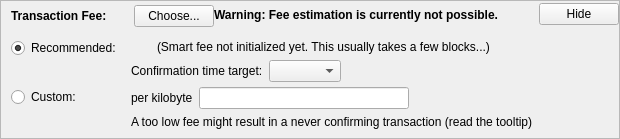
    <widget class="QFrame" name="frameFee">
     <property name="sizePolicy">
      <sizepolicy hsizetype="Expanding" vsizetype="Expanding">
       <horstretch>0</horstretch>
       <verstretch>0</verstretch>
      </sizepolicy>
     </property>
     <property name="maximumSize">
      <size>
       <width>16777215</width>
       <height>16777215</height>
      </size>
     </property>
     <property name="frameShape">
      <enum>QFrame::StyledPanel</enum>
     </property>
     <property name="frameShadow">
      <enum>QFrame::Sunken</enum>
     </property>
     <layout class="QVBoxLayout" name="verticalLayoutFee1">
      <property name="spacing">
       <number>0</number>
      </property>
      <property name="leftMargin">
       <number>0</number>
      </property>
      <property name="topMargin">
       <number>0</number>
      </property>
      <property name="rightMargin">
       <number>0</number>
      </property>
      <property name="bottomMargin">
       <number>0</number>
      </property>
      <item>
       <layout class="QVBoxLayout" name="verticalLayoutFee2" stretch="0,0,0">
        <property name="spacing">
         <number>0</number>
        </property>
        <property name="leftMargin">
         <number>10</number>
        </property>
        <property name="topMargin">
         <number>0</number>
        </property>
        <item>
         <layout class="QHBoxLayout" name="horizontalLayoutFee1">
          <property name="bottomMargin">
           <number>0</number>
          </property>
          <item>
           <layout class="QVBoxLayout" name="verticalLayoutFee7">
            <property name="spacing">
             <number>0</number>
            </property>
            <item>
             <spacer name="verticalSpacerSmartFee">
              <property name="orientation">
               <enum>Qt::Vertical</enum>
              </property>
              <property name="sizeType">
               <enum>QSizePolicy::Fixed</enum>
              </property>
              <property name="sizeHint" stdset="0">
               <size>
                <width>1</width>
                <height>4</height>
               </size>
              </property>
             </spacer>
            </item>
            <item>
             <layout class="QHBoxLayout" name="horizontalLayoutSmartFee">
              <property name="spacing">
               <number>10</number>
              </property>
              <item>
               <widget class="QLabel" name="labelFeeHeadline">
                <property name="sizePolicy">
                 <sizepolicy hsizetype="Preferred" vsizetype="Maximum">
                  <horstretch>0</horstretch>
                  <verstretch>0</verstretch>
                 </sizepolicy>
                </property>
                <property name="font">
                 <font>
                  <weight>75</weight>
                  <bold>true</bold>
                 </font>
                </property>
                <property name="styleSheet">
                 <string notr="true">font-weight:bold;</string>
                </property>
                <property name="text">
                 <string>Transaction Fee:</string>
                </property>
               </widget>
              </item>
              <item>
               <widget class="QLabel" name="labelFeeMinimized">
                <property name="text">
                 <string/>
                </property>
               </widget>
              </item>
              <item>
               <widget class="QPushButton" name="buttonChooseFee">
                <property name="text">
                 <string>Choose...</string>
                </property>
               </widget>
              </item>
             </layout>
            </item>
            <item>
             <spacer name="verticalSpacer_5">
              <property name="orientation">
               <enum>Qt::Vertical</enum>
              </property>
              <property name="sizeHint" stdset="0">
               <size>
                <width>1</width>
                <height>1</height>
               </size>
              </property>
             </spacer>
            </item>
           </layout>
          </item>
          <item>
           <widget class="QLabel" name="fallbackFeeWarningLabel">
            <property name="toolTip">
             <string>Using the fallbackfee can result in sending a transaction that will take several hours or days (or never) to confirm. Consider choosing your fee manually or wait until you have validated the complete chain.</string>
            </property>
            <property name="font">
            <font>
                <weight>75</weight>
                <bold>true</bold>
            </font>
            </property>
            <property name="text">
             <string>Warning: Fee estimation is currently not possible.</string>
            </property>
            <property name="wordWrap">
             <bool>false</bool>
            </property>
           </widget>
          </item>
          <item>
           <spacer name="horizontalSpacer_4">
            <property name="orientation">
             <enum>Qt::Horizontal</enum>
            </property>
            <property name="sizeType">
             <enum>QSizePolicy::MinimumExpanding</enum>
            </property>
            <property name="sizeHint" stdset="0">
             <size>
              <width>40</width>
              <height>20</height>
             </size>
            </property>
           </spacer>
          </item>
          <item>
           <widget class="QPushButton" name="buttonMinimizeFee">
            <property name="toolTip">
             <string>Hide transaction fee settings</string>
            </property>
            <property name="text">
             <string>Hide</string>
            </property>
           </widget>
          </item>
         </layout>
        </item>
        <item>
         <widget class="QFrame" name="frameFeeSelection">
          <layout class="QVBoxLayout" name="verticalLayoutFee12">
           <property name="spacing">
            <number>0</number>
           </property>
           <property name="leftMargin">
            <number>0</number>
           </property>
           <property name="topMargin">
            <number>0</number>
           </property>
           <property name="rightMargin">
            <number>0</number>
           </property>
           <property name="bottomMargin">
            <number>0</number>
           </property>
           <item>
            <layout class="QGridLayout" name="gridLayoutFee">
             <property name="topMargin">
              <number>10</number>
             </property>
             <property name="bottomMargin">
              <number>4</number>
             </property>
             <property name="horizontalSpacing">
              <number>10</number>
             </property>
             <property name="verticalSpacing">
              <number>4</number>
             </property>
             <item row="1" column="1">
              <layout class="QVBoxLayout" name="verticalLayoutFee8">
               <property name="spacing">
                <number>6</number>
               </property>
               <item>
                <layout class="QHBoxLayout" name="horizontalLayoutFee13">
                 <item>
                  <widget class="QLabel" name="labelCustomPerKilobyte">
                   <property name="toolTip">
                    <string>Specify a custom fee per kB (1,000 bytes) of the transaction's virtual size.

Note:  Since the fee is calculated on a per-byte basis, a fee of "100 satoshis per kB" for a transaction size of 500 bytes (half of 1 kB) would ultimately yield a fee of only 50 satoshis.</string>
                   </property>
                   <property name="text">
                    <string>per kilobyte</string>
                   </property>
                  </widget>
                 </item>
                 <item>
                  <widget class="BitcoinAmountField" name="customFee"/>
                 </item>
                 <item>
                  <spacer name="horizontalSpacer_6">
                   <property name="orientation">
                    <enum>Qt::Horizontal</enum>
                   </property>
                   <property name="sizeHint" stdset="0">
                    <size>
                     <width>1</width>
                     <height>1</height>
                    </size>
                   </property>
                  </spacer>
                 </item>
                </layout>
               </item>
               <item>
                <layout class="QHBoxLayout" name="horizontalLayoutFee8">
                 <item>
                  <widget class="QLabel" name="labelCustomFeeWarning">
                   <property name="enabled">
                    <bool>true</bool>
                   </property>
                   <property name="toolTip">
                    <string>When there is less transaction volume than space in the blocks, miners as well as relaying nodes may enforce a minimum fee. Paying only this minimum fee is just fine, but be aware that this can result in a never confirming transaction once there is more demand for rincoin transactions than the network can process.</string>
                   </property>
                   <property name="text">
                    <string>A too low fee might result in a never confirming transaction (read the tooltip)</string>
                   </property>
                  </widget>
                 </item>
                 <item>
                  <spacer name="horizontalSpacer_2">
                   <property name="orientation">
                    <enum>Qt::Horizontal</enum>
                   </property>
                   <property name="sizeHint" stdset="0">
                    <size>
                     <width>1</width>
                     <height>1</height>
                    </size>
                   </property>
                  </spacer>
                 </item>
                </layout>
               </item>
              </layout>
             </item>
             <item row="0" column="0">
              <layout class="QVBoxLayout" name="verticalLayoutFee4" stretch="0,1">
               <item>
                <widget class="QRadioButton" name="radioSmartFee">
                 <property name="text">
                  <string>Recommended:</string>
                 </property>
                 <property name="checked">
                  <bool>true</bool>
                 </property>
                 <attribute name="buttonGroup">
                  <string notr="true">groupFee</string>
                 </attribute>
                </widget>
               </item>
               <item>
                <spacer name="verticalSpacer_2">
                 <property name="orientation">
                  <enum>Qt::Vertical</enum>
                 </property>
                 <property name="sizeHint" stdset="0">
                  <size>
                   <width>1</width>
                   <height>1</height>
                  </size>
                 </property>
                </spacer>
               </item>
              </layout>
             </item>
             <item row="1" column="0">
              <layout class="QVBoxLayout" name="verticalLayoutFee9" stretch="0,1">
               <item>
                <widget class="QRadioButton" name="radioCustomFee">
                 <property name="text">
                  <string>Custom:</string>
                 </property>
                 <attribute name="buttonGroup">
                  <string notr="true">groupFee</string>
                 </attribute>
                </widget>
               </item>
               <item>
                <spacer name="verticalSpacer_6">
                 <property name="orientation">
                  <enum>Qt::Vertical</enum>
                 </property>
                 <property name="sizeHint" stdset="0">
                  <size>
                   <width>1</width>
                   <height>1</height>
                  </size>
                 </property>
                </spacer>
               </item>
              </layout>
             </item>
             <item row="0" column="1">
              <layout class="QVBoxLayout" name="verticalLayoutFee3" stretch="0,0,1">
               <property name="spacing">
                <number>6</number>
               </property>
               <property name="topMargin">
                <number>2</number>
               </property>
               <item>
                <layout class="QHBoxLayout" name="horizontalLayoutFee12">
                 <item>
                  <widget class="QLabel" name="labelSmartFee">
                   <property name="text">
                    <string/>
                   </property>
                  </widget>
                 </item>
                 <item>
                  <widget class="QLabel" name="labelFeeEstimation">
                   <property name="text">
                    <string/>
                   </property>
                  </widget>
                 </item>
                 <item>
                  <widget class="QLabel" name="labelSmartFee2">
                   <property name="text">
                    <string>(Smart fee not initialized yet. This usually takes a few blocks...)</string>
                   </property>
                  </widget>
                 </item>
                 <item>
                  <spacer name="horizontalSpacer_5">
                   <property name="orientation">
                    <enum>Qt::Horizontal</enum>
                   </property>
                   <property name="sizeHint" stdset="0">
                    <size>
                     <width>1</width>
                     <height>1</height>
                    </size>
                   </property>
                  </spacer>
                 </item>
                </layout>
               </item>
               <item>
                <layout class="QHBoxLayout" name="horizontalLayoutFee9">
                 <item>
                  <layout class="QVBoxLayout" name="verticalLayoutFee6">
                   <item>
                    <widget class="QLabel" name="labelSmartFee3">
                     <property name="text">
                      <string>Confirmation time target:</string>
                     </property>
                    </widget>
                   </item>
                  </layout>
                 </item>
                 <item>
                  <layout class="QVBoxLayout" name="verticalLayoutFee5">
                   <property name="rightMargin">
                    <number>30</number>
                   </property>
                   <item>
                    <layout class="QHBoxLayout" name="horizontalLayoutConfTarget">
                     <property name="bottomMargin">
                      <number>0</number>
                     </property>
                     <item>
                      <widget class="QComboBox" name="confTargetSelector"/>
                     </item>
                     <item>
                      <spacer name="horizontalSpacerConfTarget">
                       <property name="orientation">
                        <enum>Qt::Horizontal</enum>
                       </property>
                       <property name="sizeHint" stdset="0">
                        <size>
                         <width>40</width>
                         <height>20</height>
                        </size>
                       </property>
                      </spacer>
                     </item>
                    </layout>
                   </item>
                  </layout>
                 </item>
                </layout>
               </item>
               <item>
                <spacer name="verticalSpacer_4">
                 <property name="orientation">
                  <enum>Qt::Vertical</enum>
                 </property>
                 <property name="sizeHint" stdset="0">
                  <size>
                   <width>1</width>
                   <height>1</height>
                  </size>
                 </property>
                </spacer>
               </item>
              </layout>
             </item>
            </layout>
           </item>
          </layout>
         </widget>
        </item>
        <item>
         <spacer name="verticalSpacerFee">
          <property name="orientation">
           <enum>Qt::Vertical</enum>
          </property>
          <property name="sizeHint" stdset="0">
           <size>
            <width>40</width>
            <height>5</height>
           </size>
          </property>
         </spacer>
        </item>
       </layout>
      </item>
     </layout>
    </widget>
